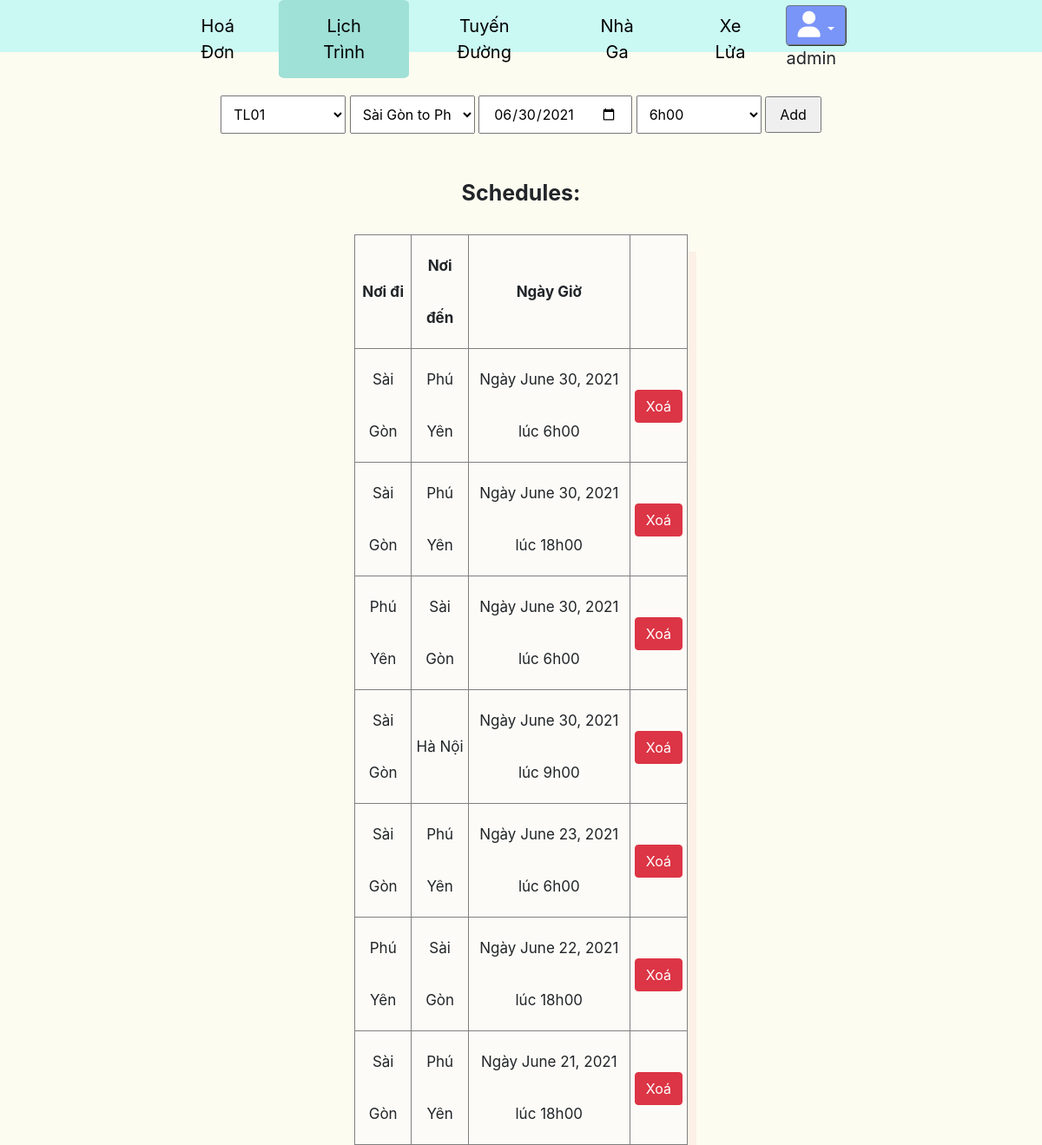
The page /schedules/ (signed in) on the database as committed earlier.
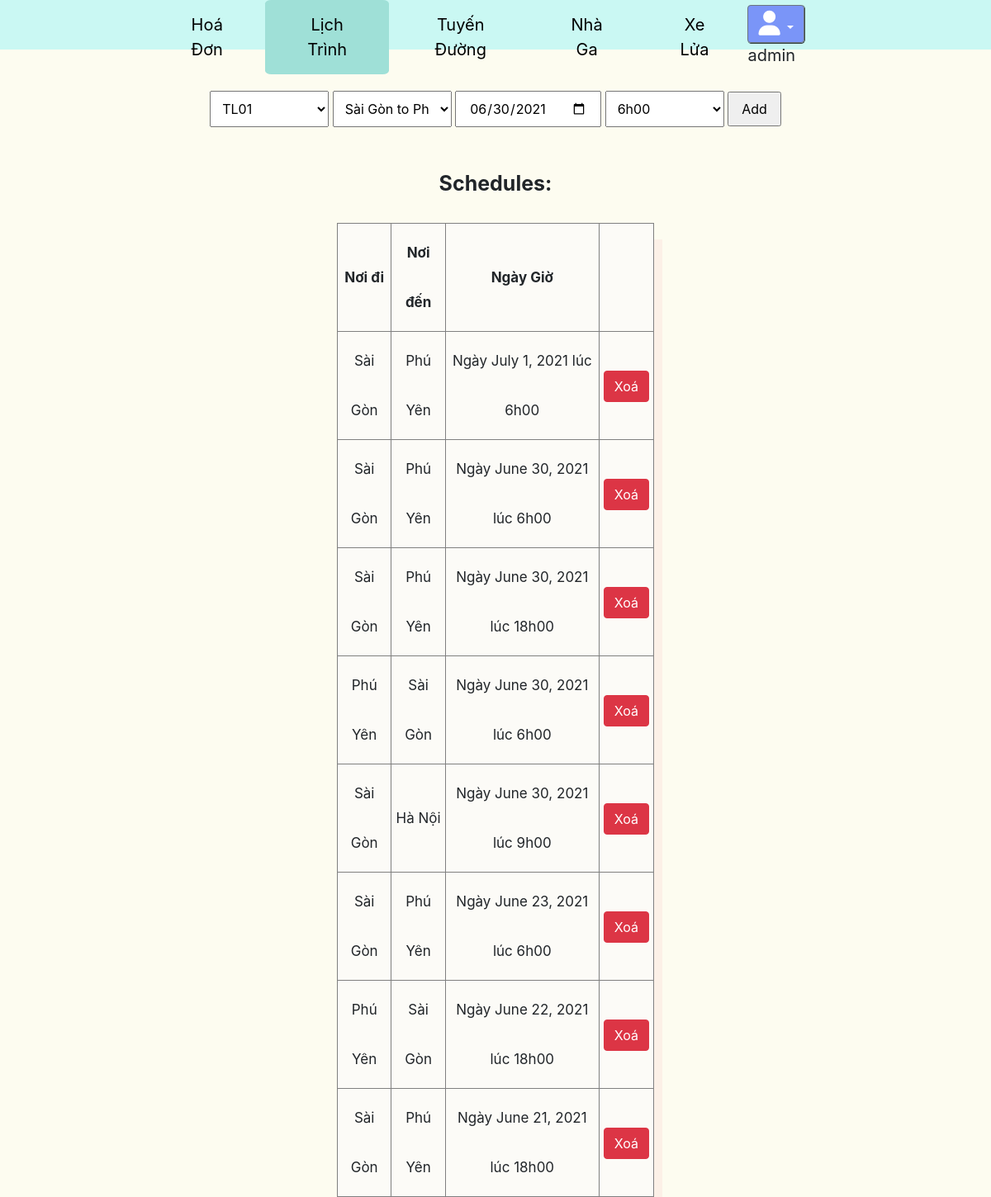
The same page on the database as committed later.
### core/models.py (models this page shows, shortened)
class Schedule(models.Model):
    train = models.ForeignKey(Train, related_name='trains', on_delete=models.CASCADE)
    start_day = models.DateField(auto_now=False, auto_now_add=False)
    start_time = models.TimeField(choices=TIME_SCHEDULE_CHOICE)
    route = models.ForeignKey(Route, related_name='routes', on_delete=models.CASCADE)
    status = models.CharField(default = "", max_length=50, null=True,blank=True)

class Route(models.Model):
    departure = models.ForeignKey(Station, related_name='stations_departure', on_delete=models.CASCADE)
    destination = models.ForeignKey(Station, related_name='stations_destination', on_delete=models.CASCADE)
    def __str__(self) -> str:
        return self.departure.name + " to " + self.destination.name

class Station(models.Model):
    name = models.CharField(default = "", max_length = 50)
    address = models.CharField(default = "",max_length = 255)
    def __str__(self) -> str:
        return self.name

### core/views.py (the view, shortened to what this page needs)
# urls.py: path('schedules/', Schedules.as_view(), name='schedules'),
@method_decorator(staff_member_required, name='dispatch')
class Schedules(View):
    def get(self,request):
        trains = Train.objects.all()
        routes = Route.objects.all()
        schedules = Schedule.objects.all().order_by('-start_day')
        context = {
            'schedules':schedules,
            'trains':trains,
            'routes':routes,
        }
        return render(request, 'core/schedules.html',context)

### core/models.py (called while the page is built)
    def __str__(self) -> str:
        return self.name

### core/templates/core/schedules.html (shortened to what this page needs)
{% extends 'core/base_manage.html' %} {% load static %} {% block head %}
<link rel="stylesheet" href="{% static 'css/RTT.css' %}" />
{% endblock head %}
{% block contain %}
<div class="main">
  <form action="" method="post">
    <select name="train">
      {% for train in trains %}
      <option value="{{train.id}}">{{train}}</option>
      {% endfor %}
    </select>
    <select name="route">
      {% for route in routes %}
      <option value="{{route.id}}">{{route}}</option>
      {% endfor %}
    </select>
    <input type="date" name="start_day" id="start_day" required />
    <select name="start_time">
      <option value="06:00:00">6h00</option>
    </select>
    <input type="submit" value="Add" />
  </form>
  <fieldset>
    <legend id="myLegend">Schedules:</legend>
    <table border="1px solid gray">
      <tr border="1px solid gray">
        <th style="padding: 5px">Nơi đi</th>
        <th style="padding: 5px">Nơi đến</th>
        <th style="padding: 5px">Ngày Giờ</th>
        <th style="padding: 5px"></th>
      </tr>
      {% for schedule in schedules %}
      <tr border="1px solid gray">
        <td style="padding: 5px">{{schedule.route.departure}}</td>
        <td style="padding: 5px">{{schedule.route.destination}}</td>
        <td style="padding: 5px">
          Ngày {{schedule.start_day}} lúc {{schedule.get_start_time_display}}
        </td>
        <td style="padding: 5px"><button class="btn btn-danger"><a style="color:white" href="{% url 'delete-schedule' schedule.id %}">Xoá</a></button></td>
      </tr>
      {% endfor %}
    </table>
  </fieldset>
</div>
{% endblock contain %}

Rows that differ between the two databases and show on the page:
added Schedule: route.departure "Sài Gòn", route.destination "Phú Yên", start_day "July 1, 2021", start_time "6h00"
